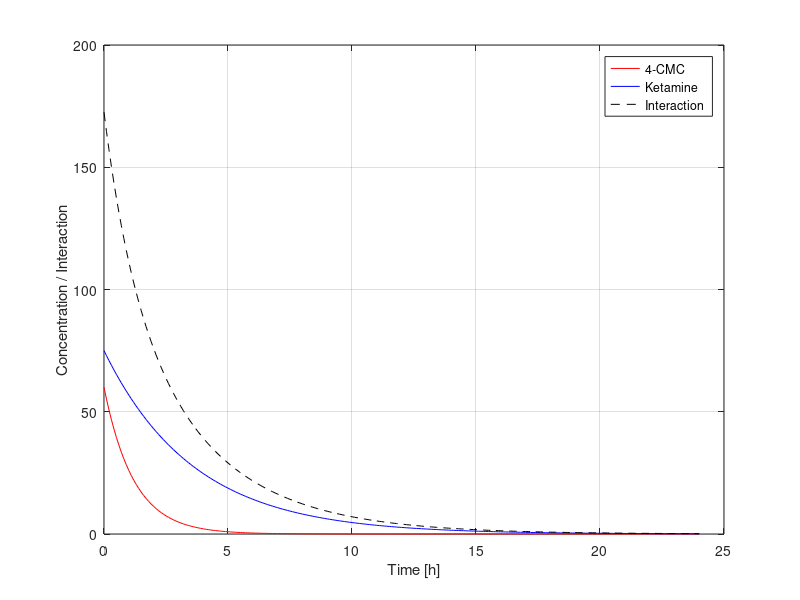

MATLAB code for this plot:
% Substances.m - analyze substances interaction and their toxicity
%
% Doses got from PsychonautWiki
%
% Half life time got from National Institutes of Health (NIH) for 3-MMC
% and from Wikipedia for Ketamine
%
% This script has been created for research and educational purposes only 
% Datas are example, this chart might be inaccurated
% as part of my Matlab learning, don't accurate strict on this script
% as it's is inappropiate
% DON'T TRY THIS AT HOME
%
% Created by sech1p on May 13, 2025
%

% Prompt which gathers dose of substances from user
prompt = {'Provide a dose of substance A (mg):', 'Provide a dose of substance B (mg):'};
title = 'Provide substance dosages';
dims = [1 35];
defaultValues = {'60', '75'}; % 60 mg is maximal common dosage for 3-MMC and 75 mg is maximal common dosage for Ketamine
answer = inputdlg(prompt, title, dims, defaultValues);

time = 0:0.1:24; % Time in hours
doseA = str2double(answer{1}); % Dosing of substance A (mg)
doseB = str2double(answer{2}); % Dosing of substance B (mg)

% Prompt which gathers half life time of substances from user
prompt = {'Provide a half life for substance A:', 'Provide a half life for substance B:'};
title = 'Provide half life of dosages';
dims = [1 35];
defaultValues = {'0.83', '2.5'}; % Example half life of substances, 0.83 hour for 3-MMC and 2.5 hours for Ketamine.
answer = inputdlg(prompt, title, dims, defaultValues);

halflifeA = str2double(answer{1}); % Half life time of substance A
halflifeB = str2double(answer{2}); % Half life time of substance B

% Prompt which gathering name of substances from user
prompt = {'Provide a name for substance A:', 'Provide a name for substance B:'};
title = 'Provide substance names';
defaultValues = {'4-CMC', 'Ketamine'};
answer = inputdlg(prompt, title, dims, defaultValues);

% Names of substances
substanceA = answer{1};
substanceB = answer{2};

% Elimination time speed
eliminationTimeA = log(2) / halflifeA;
eliminationTimeB = log(2) / halflifeB;

% In-blood substance concentracion
concentrationA = doseA * exp(-eliminationTimeA * time);
concentrationB = doseB * exp(-eliminationTimeB * time);

% Potential interaction (sum of toxicity)
interaction = concentrationA + 1.5 * concentrationB;

% Chart
plot(time, concentrationA, 'r', time, concentrationB, 'b', time, interaction, 'k--');
legend(substanceA, substanceB, 'Interaction');
xlabel('Time [h]');
ylabel('Concentration / Interaction');
grid on;
waitfor(gcf);
